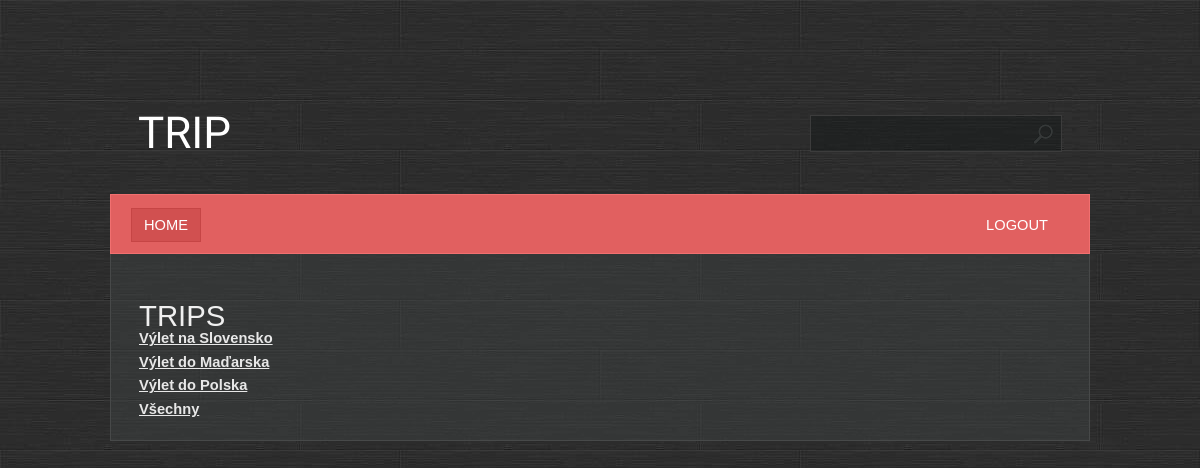
The app's page /, older data.
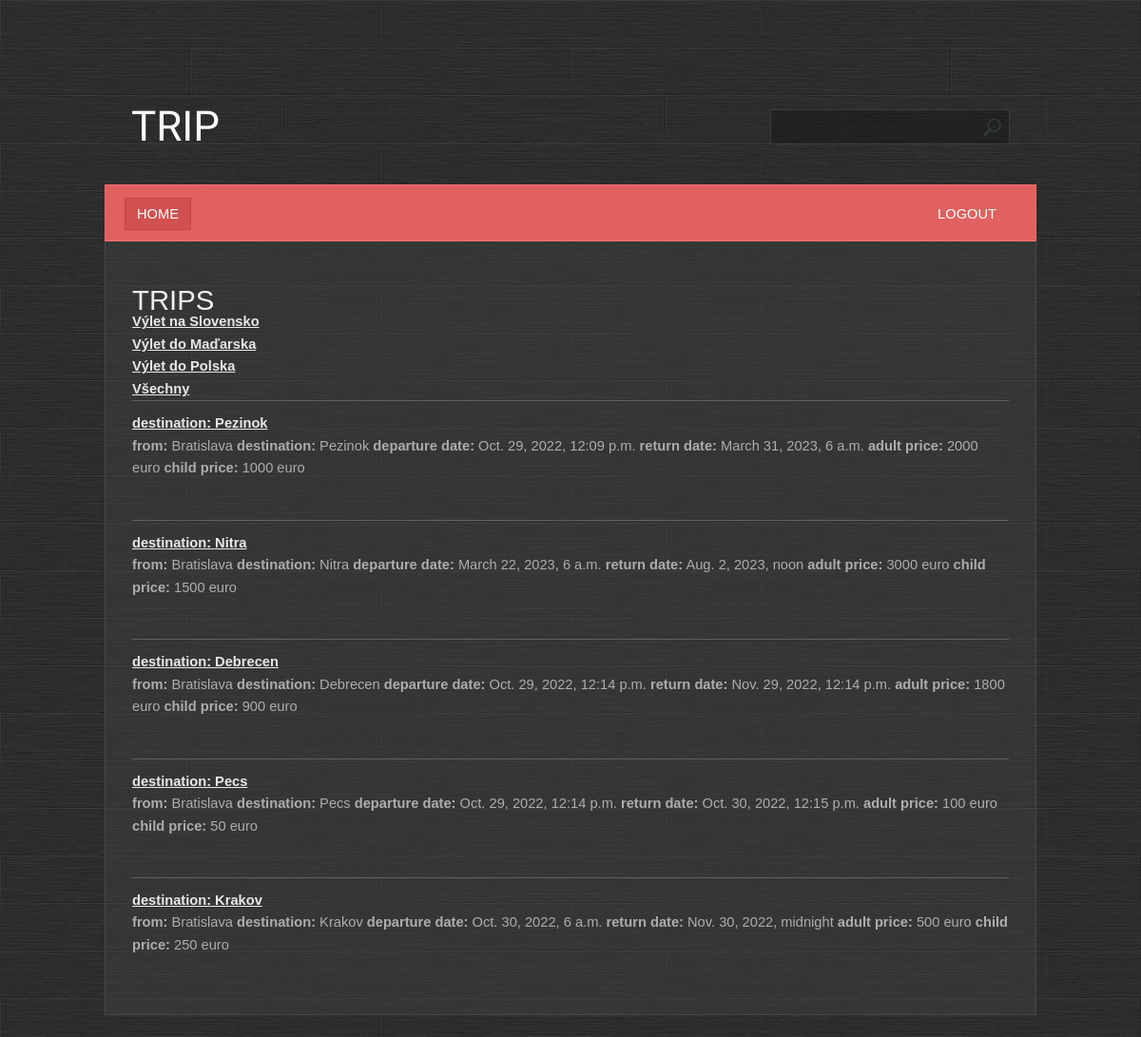
The same page, newer data.
### places/models.py (models this page shows, shortened)
class Trip(Model):
    where_from = models.ForeignKey(City, on_delete=models.CASCADE, related_name="from_destination_trips")
    where_to = models.ForeignKey(City, on_delete=models.CASCADE, related_name="to_destination_trips")
    airport = models.ForeignKey(Airport, on_delete=models.CASCADE, related_name="airport")
    hotel = models.ForeignKey(Hotel, on_delete=models.CASCADE, related_name="hotel")
    departure_date = models.DateTimeField()
    return_date =  models.DateTimeField()
    price_for_an_adult = models.BigIntegerField()
    price_for_an_child = models.BigIntegerField()
    number_of_places_for_adults = models.BigIntegerField()
    number_of_places_for_children = models.BigIntegerField()
    bed_breakfast = 'BB'
    half_board = 'HB'
    full_board = 'FB'
    all_inclusive = "AI"
    TYPE_NAME_CHOICES = [
        (bed_breakfast, 'bed & breakfast'),
        (half_board , ' half board'),
        (full_board, 'full board'),
        (all_inclusive , 'all inclusive')
    ]
    type = models.CharField(choices=TYPE_NAME_CHOICES, max_length=2)
    def __str__(self):
       return  f"destination: {self.where_to}"

class City(Model):
    name = models.CharField(max_length=50)
    belonging_to_the_country = models.ForeignKey(Country, on_delete=models.CASCADE, related_name="cities")
    def __str__(self):
       return  f" {self.name} "

### places/views.py (the view)
# urls.py: 2. Add a URL to urlpatterns:  path('', views.home, name='home')
def home(request):
     dest = request.GET.get("dest")
     sort = request.GET.get("sort")
     if dest:
          trips = Trip.objects.filter(where_to__belonging_to_the_country__name= dest).order_by(sort)
     else:
          trips = Trip.objects.all()
     context = {"trips" : trips}
     return render(request, "places/home.html", context)

### places/templates/places/home.html
{% extends 'main.html' %}
{% block content %}
<h1>Trips</h1>
    <a href="{% url "home"%}?dest=Slovensko&sort=departure_date"><b> Výlet na Slovensko</b></a><br>
     <a href="{% url 'home'%}?dest=Maďarsko&sort=departure_date"><b> Výlet do Maďarska</b></a><br>
    <a href="{% url 'home'%}?dest=Polsko&sort=departure_date"><b> Výlet do  Polska</b></a><br>
    <a href="{% url 'home'%}"> <b> Všechny</b></a><br>
 <ul>
     {% for trip in trips %}
        <li>
            <div class="box">
                <a href="{% url 'trip' trip.id %}"><b>{{ trip }}</b></a><br>
                   <b>from:</b> {{ trip.where_from }}   <b>destination:</b> {{ trip.where_to  }}  <b>departure date:</b> {{ trip.departure_date}}   <b>return date:</b> {{ trip.return_date}}   <b>adult price:</b> {{ trip.price_for_an_adult}} euro
                  <b>child price:</b> {{ trip.price_for_an_child}} euro
            </div>
        </li>
     {% endfor %}
 </ul>
{% endblock %}

Row changes from the older to the newer data that the page shows:
added Trip: where_to.name "destination: Pezinok", where_from "Bratislava", where_to "Pezinok", departure_date "Oct. 29, 2022, 12:09 p.m.", return_date "March 31, 2023, 6 a.m.", price_for_an_adult "2000", price_for_an_child "1000"
added Trip: where_to.name "destination: Nitra", where_from "Bratislava", where_to "Nitra", departure_date "March 22, 2023, 6 a.m.", return_date "Aug. 2, 2023, noon", price_for_an_adult "3000", price_for_an_child "1500"
added Trip: where_to.name "destination: Debrecen", where_from "Bratislava", where_to "Debrecen", departure_date "Oct. 29, 2022, 12:14 p.m.", return_date "Nov. 29, 2022, 12:14 p.m.", price_for_an_adult "1800", price_for_an_child "900"
added Trip: where_to.name "destination: Pecs", where_from "Bratislava", where_to "Pecs", departure_date "Oct. 29, 2022, 12:14 p.m.", return_date "Oct. 30, 2022, 12:15 p.m.", price_for_an_adult "100", price_for_an_child "50"
added Trip: where_to.name "destination: Krakov", where_from "Bratislava", where_to "Krakov", departure_date "Oct. 30, 2022, 6 a.m.", return_date "Nov. 30, 2022, midnight", price_for_an_adult "500", price_for_an_child "250"
